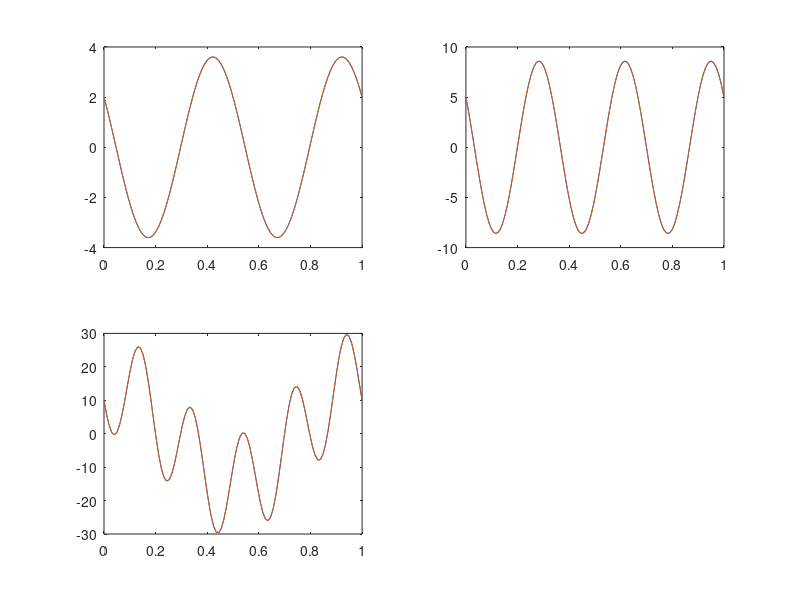

Write the MATLAB code that produced this figure.
% Mon 23 Apr 20:16:26 CEST 2018

a1=2;b1=3;
a2=5;b2=7;
o  = 2*pi;
n1 = 2;
n2 = 3;

% a2=a1;b2=b1;n2=n1;

x = linspace(0,1)';

c1 = a1+1i*b1;
e1 = exp(i*n1*o*x);
c2 = a2+1i*b2;
e2 = exp(i*n2*o*x);

subplot(2,2,1)
plot(x,[real(c1*e1),1/2*(c1*e1+conj(c1*e1))])

subplot(2,2,2)
plot(x,[real(c2*e2),1/2*(c2*e2+conj(c2*e2))])

subplot(2,2,3)
y1 = real(c1*e1).*real(c2*e2);
y2 = 	1/4*( c1*c2*e1.*e2 ...
		+ c1*e1.*conj(c2*e2) ...
		+ conj(c1*e1).*(c2*e2) ...
		+ conj(c1*c2*e1.*e2) ...
	     );
y2 = 	1/4*(     c1*c2*e1.*e2 ...
		+ c1*conj(c2)*e1.*conj(e2) ...
		+ conj(c1)*c2*conj(e1).*e2 ...
		+ conj(c1*c2)*conj(e1.*e2) ...
	     );
y2 = 	1/4*(     c1*c2*(e1.*e2) ...
		+ c1*conj(c2)*e1.*conj(e2) ...
		+ conj(c1)*c2*conj(e1).*e2 ...
		+ conj(c1*c2)*(conj(e1.*e2)) ...
	     );
y2 = 	1/4*(     c1*c2*(e1.*e2) ...
		+ c1*conj(c2)*e1.*conj(e2) ...
		+ conj(c1)*c2*conj(e1).*e2 ...
		+ conj(c1*c2*e1.*e2) ...
	     );
y2 = 	1/2*(     real(c1*c2*e1.*e2) ...
		+ real(c1*conj(c2)*e1.*conj(e2)) ...
	     );
y2 = 	1/2*(     real(c1*c2*exp(i*(n1+n2)*o*x)) ...
		+ real(c1*conj(c2)*exp(i*(n1-n2)*o*x)) ...
	     );
y2 = 	1/2*(     real(c1*c2*exp(i*(n1+n2)*o*x)) ...
		+ real(c1*conj(c2)*exp(i*(n1-n2)*o*x)) );

y2 = 	1/2*(     real(c1*c2*exp(i*(n1+n2)*o*x)) ...
		+ real(conj(c1)*c2*exp(i*(n2-n1)*o*x)) );
if (0)
y2 = 	1/2*(     real(c1^2*exp(i*(n1+n2)*o*x)) ...
		+ abs(c1)^2 );
end
norm(y1-y2)
plot(x,[y1,y2])



if (0)
q1  = a1*cos(2*pi*x)+b1*sin(2*pi*x);
q2  = a2*cos(4*pi*x)+b2*sin(4*pi*x);
q1_ = sqrt(a1^2+b1^2)*exp(2i*pi*x - i*atan2(b1,a1));
q2_ = sqrt(a2^2+b2^2)*exp(4i*pi*x - i*atan2(b2,a2));

subplot(2,2,1);
plot(x,[q1,real(q1_)]);

subplot(2,2,2);
plot(x,[q2,real(q2_)]);

subplot(2,2,3);
plot(x,[q1.*q1 real(q1_.*q1_) real(q1_).*real(q1_) ])

subplot(2,2,4);
plot(x,[q1.*q2 real(q1_.*q2_)   real(q1_).*real(q2_) ])

 x=2*pi*linspace(0,1)'; a1=2; a2=5; p1=3; p2=2; e1=exp(i*p1*x);  e2=exp(p2*i*x); y1 = a1*e1; y2=a2*e2; plot([real(y1).*real(y2), 1/2*(a1*a2*real(exp(i*(p1-p2)*x) + exp(i*(p1+p2)*x)))])
end


